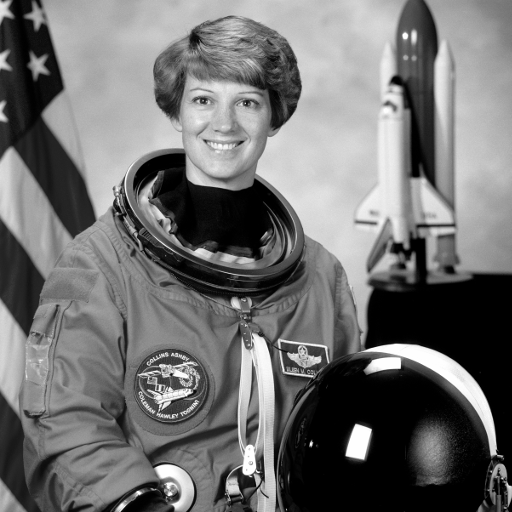
#> input picture Übung2/astronaut.png, 512 x 512 px, found by its file name
$ jupyter execute Blatt3_Theorieaufgabe_Notizen.ipynb
#> lines starting #> are read from the running program, lines starting #| are printed output that depends on the picture
<a href="https://colab.research.google.com/github/BendtRieper/BV-Uebungen/blob/main/Blatt3_Theorieaufgabe_Notizen.ipynb" target="_parent"></a>

[cell 1]
import numpy as np
from skimage.io import imread, imsave
import matplotlib.pyplot as plt

img = imread("astronaut.png")
#> img is the input picture: shape (512, 512); min 0, max 255, mean 112.7

def a(img):
  return img - np.median(img)

def b(img):
  return (np.abs(img) - img) / 2

def c(img):
  return np.minimum(img, 255 - img)

def d(img):
  return img - img @ img
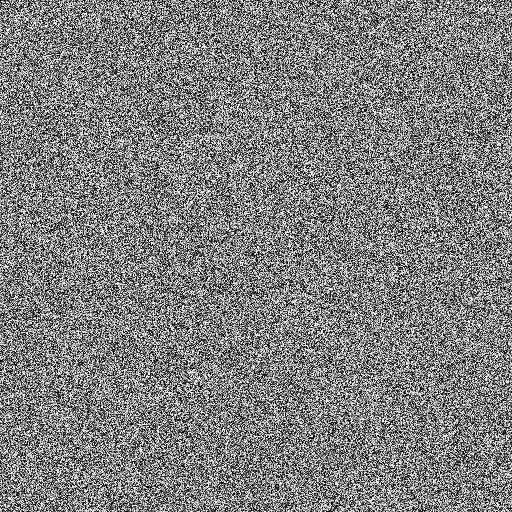
#> returned value: shape (512, 512); min 0, max 255, mean 127.5

def e(img):
  return np.transpose(img)

def f(img):
  return img[1:-1:,1:-1]+ img[:-2,:-2] + img[2:,2:]

def g(img):
  result = np.zeros_like(img, dtype=int)
  for x in range(img.shape[0]):
    for y in range(img.shape[1]):
      result[x,y] = np.sum(img[:x,:y])
    result[:,:] = result[0,0]
  return result

def h(img):
  result = np.copy(img)
  for x in range(img.shape[0]-1):
    for y in range(img.shape[1]-1):
      a = img[x,y]
      b = img[x,y+1]+img[x+1,y+1]+img[x+1,y]
      if a>b and False:
        result[x,y]=a
      else:
        result[x,y]=b
  return result


show = d(np.copy(img))

plt.imshow(show, cmap="gray", vmin=0, vmax=255)
